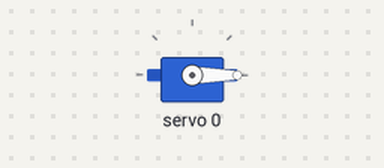
This sketch was run on a simulated Arduino Uno, built with avr-gcc and run on an emulated ATmega328P. Shown: servo.

Above: at 0.05 s.
At 0.65 s:
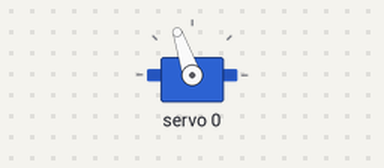
At 1.25 s:
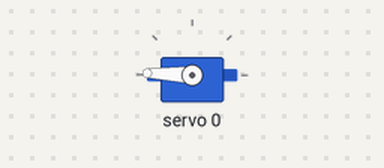
At 2.5 s:
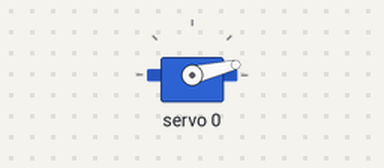
Timing chart, 0 to 7.3 s (numbered marks = the images above):
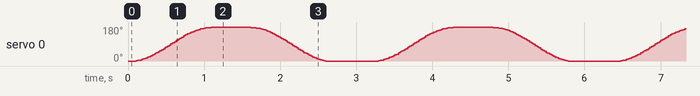

The sketch:

main.ino
```cpp
#include <Wire.h>
#include <Adafruit_PWMServoDriver.h>

Adafruit_PWMServoDriver pwm = Adafruit_PWMServoDriver();

const int servoChannel = 0; // サーボを接続したPCA9685のチャンネル
const int servoMin = 108;   // 500us相当
const int servoMax = 487;   // 2500us相当

// サーボを角度指定で動かす
void moveServo(int angle) {
  angle = constrain(angle, 0, 180);
  int pulse = map(angle, 0, 180, servoMin, servoMax);
  pwm.setPWM(servoChannel, 0, pulse);
}

// イーズイン・イーズアウト付き移動
void smoothServoMove(int startAngle, int endAngle, int durationMs) {
  const int steps = 90; // 分解能（増やすほど滑らか）
  float stepTime = (float)durationMs / steps;

  for (int i = 0; i <= steps; i++) {
    float t = (float)i / steps;
    // sinカーブで滑らかに（0→1→0 のスピード変化）
    float eased = 0.5 - 0.5 * cos(t * PI);
    int angle = startAngle + (endAngle - startAngle) * eased;
    moveServo(angle);
    delay(stepTime);
  }
}

void setup() {
  Serial.begin(115200);
  pwm.begin();
  pwm.setPWMFreq(50); // 50Hzサーボ駆動
  delay(10);
}

void loop() {
  smoothServoMove(0, 180, 1000);   // 1秒かけて0→180度（加速→等速→減速）
  delay(500);
  smoothServoMove(180, 0, 1000);   // 1秒かけて180→0度
  delay(500);
}
```
